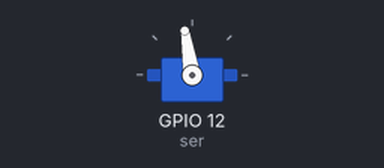
A program run on a simulated Raspberry Pi (BCM pin numbers). Parts: servo. Servo angles are drawn from the pulse width (0.5 ms = 0°, 2.5 ms = 180°); what the program prints to the terminal is not drawn. At 10.0 s the program stops and its outputs stay as they are.

Above: at 0.1 s.
At 2.1 s:
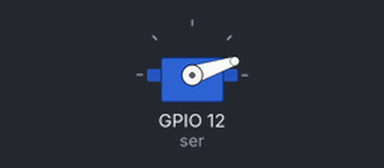
At 6.1 s:
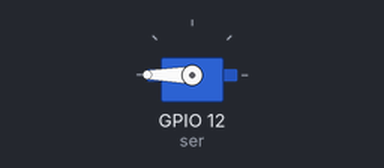
Timing chart, 0 to 9.5 s (numbered marks = the images above):
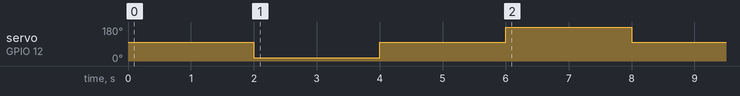

Measured:
- by itself, servo on GPIO 12 (ser): 99° → 18° at 2.0 s, → 99° 2.0 s later, → 180° 2.0 s later, → 99° 2.0 s later

The program:

servotest.py
```python
'''
Testing a servo motor, which uses Pulse Width Modulation (PWM) in two ways
- directly using a GPIO PWM output pin and setting the duty cycle
- using the gpiozero library which has a Servo object
'''
import RPi.GPIO as GPIO
from time import sleep
from gpiozero import Servo

def map(value, in_min, in_max, out_min, out_max):
    return ((out_max-out_min) * (value-in_min))/(in_max-in_min) + out_min

def set_servo_degrees(servo, degrees):
    mapped = map(degrees, -90, 90, -1, 1)
    servo.value = mapped


def SERVOtest(servo):
    for i in range(0,181,30):
        v = map(i,0,180,-1,1)
        servo.value = v
        print(v)
        sleep(0.25)

    servo.value=None

# GPIOtest(servopin)

servopin = 12

sg90_min = 700/1000000
sg90_max = 2500/1000000

ser = Servo(servopin, initial_value = 0, min_pulse_width = sg90_min, max_pulse_width = sg90_max)

print(ser.min_pulse_width)
print(ser.max_pulse_width)


#SERVOtest(ser)

set_servo_degrees(ser, 0)
sleep(2)
set_servo_degrees(ser, -90)
sleep(2)
set_servo_degrees(ser, 0)
sleep(2)
set_servo_degrees(ser, 90)
sleep(2)
set_servo_degrees(ser, 00)
sleep(2)
ser.value = None
```
